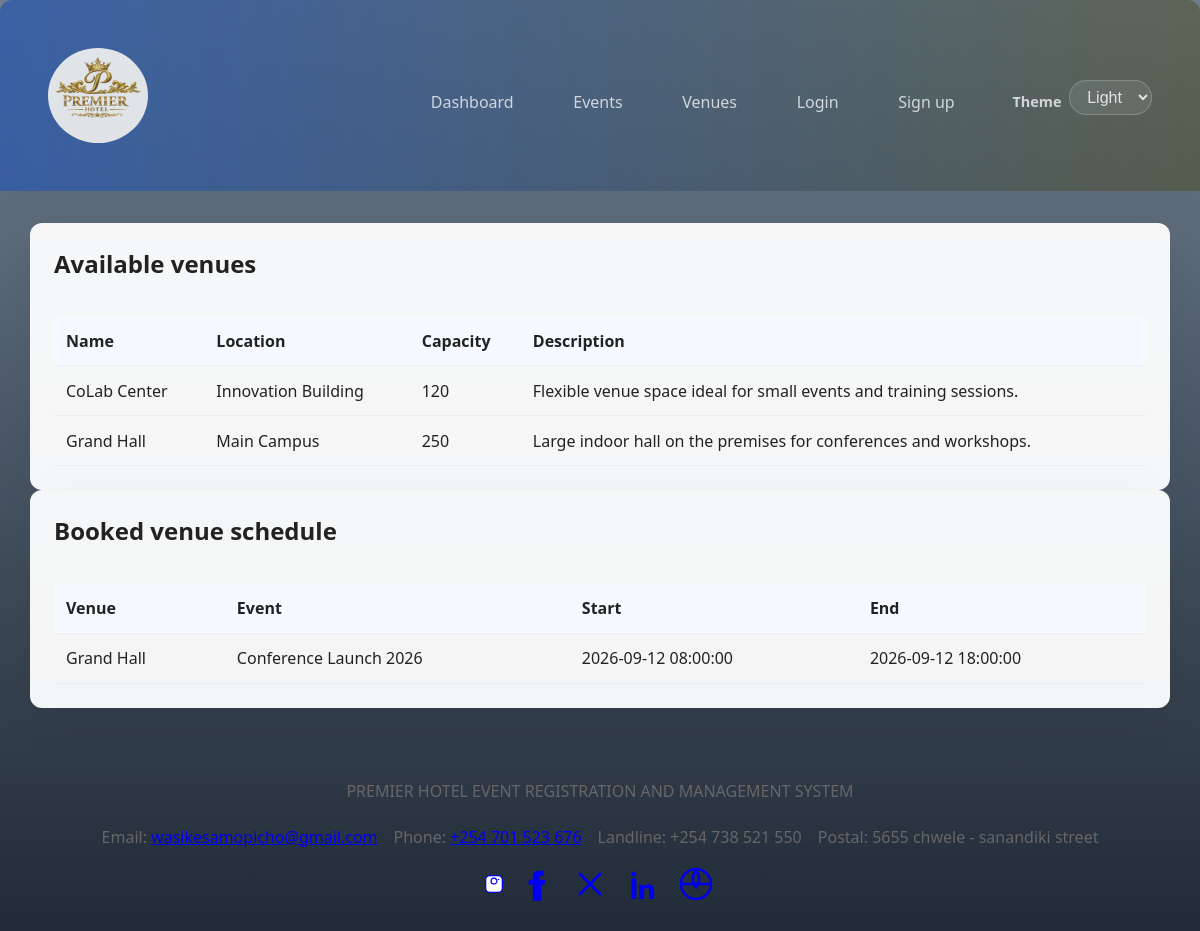
The page /venues.php on the database its author committed.
### tables this page shows
CREATE TABLE IF NOT EXISTS venues (
    id INT AUTO_INCREMENT PRIMARY KEY,
    name VARCHAR(255) NOT NULL,
    location VARCHAR(255) DEFAULT NULL,
    capacity INT DEFAULT NULL,
    description TEXT DEFAULT NULL,
    created_at TIMESTAMP DEFAULT CURRENT_TIMESTAMP
);

CREATE TABLE IF NOT EXISTS venue_bookings (
    id INT AUTO_INCREMENT PRIMARY KEY,
    venue_id INT NOT NULL,
    event_id INT DEFAULT NULL,
    start_datetime DATETIME NOT NULL,
    end_datetime DATETIME NOT NULL,
    created_by INT DEFAULT NULL,
    created_at TIMESTAMP DEFAULT CURRENT_TIMESTAMP
);

CREATE TABLE IF NOT EXISTS events (
    id INT AUTO_INCREMENT PRIMARY KEY,
    title VARCHAR(255) NOT NULL,
    description TEXT NOT NULL,
    event_date DATETIME NOT NULL,
    venue VARCHAR(255) NOT NULL,
    venue_id INT UNSIGNED DEFAULT NULL,
    organizer VARCHAR(255) NOT NULL,
    organizer_email VARCHAR(255) DEFAULT NULL,
    category VARCHAR(100) NOT NULL,
    ticket_options TEXT NOT NULL,
    created_at TIMESTAMP DEFAULT CURRENT_TIMESTAMP
);

### helpers.php (called while the page is built, shortened)
<?php
function escape($value) {
    return htmlspecialchars($value, ENT_QUOTES, 'UTF-8');
}
?>

### venues.php (the view, shortened to what this page needs)
<?php
require_once 'helpers.php';
$venues = $pdo->query('SELECT * FROM venues ORDER BY name')->fetchAll();
$bookings = $pdo->query('SELECT vb.*, v.name AS venue_name, e.title AS event_title FROM venue_bookings vb LEFT JOIN venues v ON vb.venue_id = v.id LEFT JOIN events e ON vb.event_id = e.id ORDER BY vb.start_datetime ASC')->fetchAll();
?>
<!DOCTYPE html>
<html lang="en">
<head>
    <link rel="stylesheet" href="styles.css">
</head>
<body class="page-venues">
<?php include __DIR__ . '/header.php'; ?>
<main class="container">
    <section class="panel">
        <h2>Available venues</h2>
        <?php if (empty($venues)): ?>
            <p>No venues are currently available. Admins can add venues from the dashboard.</p>
        <?php else: ?>
            <div class="table-wrapper">
                <table>
                    <thead>
                        <tr><th>Name</th><th>Location</th><th>Capacity</th><th>Description</th></tr>
                    </thead>
                    <tbody>
                        <?php foreach ($venues as $venue): ?>
                            <tr>
                                <td><?= escape($venue['name']) ?></td>
                                <td><?= escape($venue['location']) ?></td>
                                <td><?= escape($venue['capacity']) ?></td>
                                <td><?= escape($venue['description']) ?></td>
                            </tr>
                        <?php endforeach; ?>
                    </tbody>
                </table>
            </div>
        <?php endif; ?>
    </section>
    <section class="panel">
        <h2>Booked venue schedule</h2>
        <?php if (empty($bookings)): ?>
            <p>No venue bookings have been made yet.</p>
        <?php else: ?>
            <div class="table-wrapper">
                <table>
                    <thead>
                        <tr><th>Venue</th><th>Event</th><th>Start</th><th>End</th></tr>
                    </thead>
                    <tbody>
                        <?php foreach ($bookings as $booking): ?>
                            <tr>
                                <td><?= escape($booking['venue_name']) ?></td>
                                <td><?= escape($booking['event_title'] ?? 'Unassigned') ?></td>
                                <td><?= escape($booking['start_datetime']) ?></td>
                                <td><?= escape($booking['end_datetime']) ?></td>
                            </tr>
                        <?php endforeach; ?>
                    </tbody>
                </table>
            </div>
        <?php endif; ?>
    </section>
</main>
<?php include __DIR__ . '/footer.php'; ?>
</body>
</html>

### styles.css (style rules this page uses)
* { box-sizing: border-box; }
body { margin: 0; font-family: 'Segoe UI', Tahoma, Geneva, Verdana, sans-serif; background: linear-gradient(180deg, #f3f6f9 0%, #e9edf2 60%); color: #222; }
header, .hero, .panel, .card, .form-card { border-radius: 12px; background: rgba(255,255,255,0.95); box-shadow: 0 14px 40px rgba(18,24,33,0.06); }
.container { width: min(1140px, 100% - 2rem); margin: 2rem auto; }
body.page-venues { background: linear-gradient(180deg, rgba(23, 48, 75, 0.62), rgba(9, 19, 33, 0.9)), url('https://images.unsplash.com/photo-1494526585095-c41746248156?auto=format&fit=crop&w=1600&q=80') center/cover fixed no-repeat; }
.card, .form-card, .panel { padding: 1.5rem; }
.card h2, .form-card h2, .panel h2 { margin-top: 0; }
.table-wrapper { overflow-x: auto; }
table { width: 100%; border-collapse: collapse; margin-top: 1rem; }
th, td { padding: 0.85rem 0.75rem; border-bottom: 1px solid #e8eef4; text-align: left; }
th { background: #f6f9ff; }

### rows shown on the page
venues: name "CoLab Center", location "Innovation Building", capacity "120", description "Flexible venue space ideal for small events and training sessions."
venues: name "Grand Hall", location "Main Campus", capacity "250", description "Large indoor hall on the premises for conferences and workshops."
venue_bookings: venue.name "Grand Hall", event.title "Conference Launch 2026", start_datetime "2026-09-12 08:00:00", end_datetime "2026-09-12 18:00:00"
